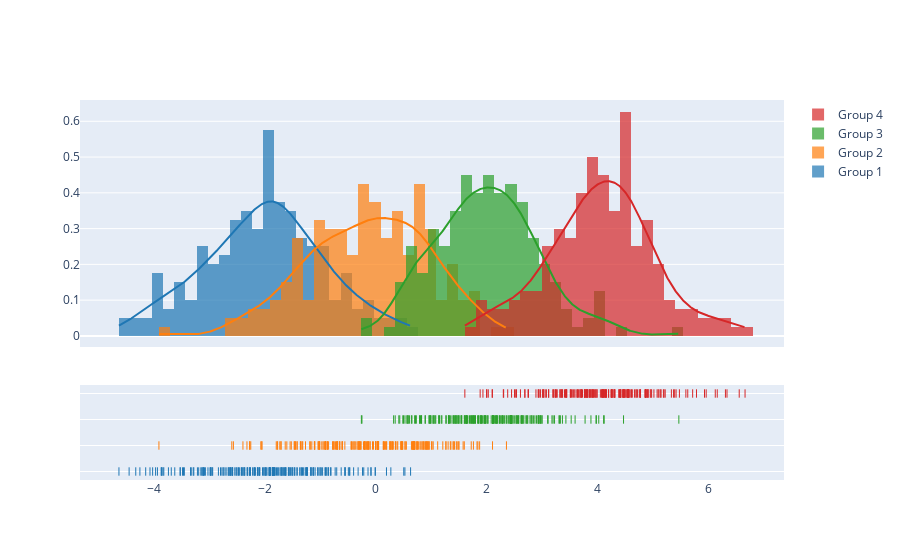

Notebook source saved alongside this figure:
### Code cell
import plotly.figure_factory as ff

# Add histogram data
x1 = np.random.randn(200) - 2
x2 = np.random.randn(200)
x3 = np.random.randn(200) + 2
x4 = np.random.randn(200) + 4

# Group data together
hist_data = [x1, x2, x3, x4]

group_labels = ['Group 1', 'Group 2', 'Group 3', 'Group 4']

# Create distplot with custom bin_size
fig = ff.create_distplot(hist_data, group_labels, bin_size=.2)
fig.show()

### Figure 1 — Plotly figure (JSON) as saved in the notebook; plotly's stock layout.template omitted (floating-point values rounded to 4 significant figures; data arrays with more than 128 entries replaced by an {"elided": "..."} marker saying what was removed)
{"data": [{"autobinx": false, "histnorm": "probability density", "legendgroup": "Group 1", "marker": {"color": "rgb(31, 119, 180)"}, "name": "Group 1", "opacity": 0.7, "type": "histogram", "x": {"elided": "200 float values"}, "xaxis": "x", "xbins": {"end": 0.6268, "size": 0.2, "start": -4.637}, "yaxis": "y"}, {"autobinx": false, "histnorm": "probability density", "legendgroup": "Group 2", "marker": {"color": "rgb(255, 127, 14)"}, "name": "Group 2", "opacity": 0.7, "type": "histogram", "x": {"elided": "200 float values"}, "xaxis": "x", "xbins": {"end": 2.357, "size": 0.2, "start": -3.915}, "yaxis": "y"}, {"autobinx": false, "histnorm": "probability density", "legendgroup": "Group 3", "marker": {"color": "rgb(44, 160, 44)"}, "name": "Group 3", "opacity": 0.7, "type": "histogram", "x": {"elided": "200 float values"}, "xaxis": "x", "xbins": {"end": 5.469, "size": 0.2, "start": -0.2614}, "yaxis": "y"}, {"autobinx": false, "histnorm": "probability density", "legendgroup": "Group 4", "marker": {"color": "rgb(214, 39, 40)"}, "name": "Group 4", "opacity": 0.7, "type": "histogram", "x": {"elided": "200 float values"}, "xaxis": "x", "xbins": {"end": 6.664, "size": 0.2, "start": 1.606}, "yaxis": "y"}, {"legendgroup": "Group 1", "marker": {"color": "rgb(31, 119, 180)"}, "mode": "lines", "name": "Group 1", "showlegend": false, "type": "scatter", "x": {"elided": "500 float values"}, "xaxis": "x", "y": {"elided": "500 float values"}, "yaxis": "y"}, {"legendgroup": "Group 2", "marker": {"color": "rgb(255, 127, 14)"}, "mode": "lines", "name": "Group 2", "showlegend": false, "type": "scatter", "x": {"elided": "500 float values"}, "xaxis": "x", "y": {"elided": "500 float values"}, "yaxis": "y"}, {"legendgroup": "Group 3", "marker": {"color": "rgb(44, 160, 44)"}, "mode": "lines", "name": "Group 3", "showlegend": false, "type": "scatter", "x": {"elided": "500 float values"}, "xaxis": "x", "y": {"elided": "500 float values"}, "yaxis": "y"}, {"legendgroup": "Group 4", "marker": {"color": "rgb(214, 39, 40)"}, "mode": "lines", "name": "Group 4", "showlegend": false, "type": "scatter", "x": {"elided": "500 float values"}, "xaxis": "x", "y": {"elided": "500 float values"}, "yaxis": "y"}, {"legendgroup": "Group 1", "marker": {"color": "rgb(31, 119, 180)", "symbol": "line-ns-open"}, "mode": "markers", "name": "Group 1", "showlegend": false, "type": "scatter", "x": {"elided": "200 float values"}, "xaxis": "x", "y": {"elided": "200 str values"}, "yaxis": "y2"}, {"legendgroup": "Group 2", "marker": {"color": "rgb(255, 127, 14)", "symbol": "line-ns-open"}, "mode": "markers", "name": "Group 2", "showlegend": false, "type": "scatter", "x": {"elided": "200 float values"}, "xaxis": "x", "y": {"elided": "200 str values"}, "yaxis": "y2"}, {"legendgroup": "Group 3", "marker": {"color": "rgb(44, 160, 44)", "symbol": "line-ns-open"}, "mode": "markers", "name": "Group 3", "showlegend": false, "type": "scatter", "x": {"elided": "200 float values"}, "xaxis": "x", "y": {"elided": "200 str values"}, "yaxis": "y2"}, {"legendgroup": "Group 4", "marker": {"color": "rgb(214, 39, 40)", "symbol": "line-ns-open"}, "mode": "markers", "name": "Group 4", "showlegend": false, "type": "scatter", "x": {"elided": "200 float values"}, "xaxis": "x", "y": {"elided": "200 str values"}, "yaxis": "y2"}], "layout": {"barmode": "overlay", "hovermode": "closest", "legend": {"traceorder": "reversed"}, "xaxis": {"anchor": "y2", "domain": [0.0, 1.0], "zeroline": false}, "yaxis": {"anchor": "free", "domain": [0.35, 1], "position": 0.0}, "yaxis2": {"anchor": "x", "domain": [0, 0.25], "dtick": 1, "showticklabels": false}}}
